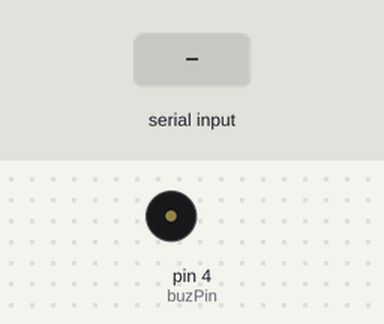
Simulated run of this sketch. Board: Arduino Uno, built with avr-gcc and run on an emulated ATmega328P. Shown: buzzer (waves = sounding). The test bench sets the inputs (shaded band).

Above: at 1.2 s.
1.3 s: "1" received over Serial
At 2.7 s:
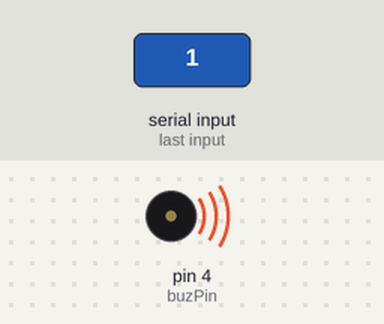
Timing chart, 0 to 4.3 s (numbered marks = the images above; inputs shaded):
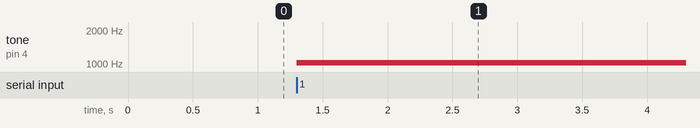

Measured:
- after the input at 1.3 s, tone on pin 4 (buzPin): silent → 1028 Hz at once

The sketch:

MisBuzzer.ino
```cpp
// playing tones on buzzer, worked
int buzPin = 4;
int baseFreq = 440;
float freqMul = 1.059463;
int freq = baseFreq;
int ftab[30];

// initialize frequencies table
void initFtab() {
  float f = baseFreq;
  for (int i=0; i<30; i++) {
    ftab[i] = (int)f;
    f = f*freqMul;
  }
}

void setup()
{
    pinMode(buzPin, OUTPUT);  // buzzer on pin 3
    Serial.begin(9600);
    initFtab();
}

void loop() {
  while(Serial.available() > 0) {
    char c = Serial.read();
    int freq = ftab[c-'a'];
    tone(buzPin, freq);
    delay(250);
  }
}

void loopRaise()
{
    tone(buzPin, freq);
    freq = (int)(freq*freqMul);
    if (freq>10000) {
      freq = baseFreq;
    }
    delay(300);
}
```
